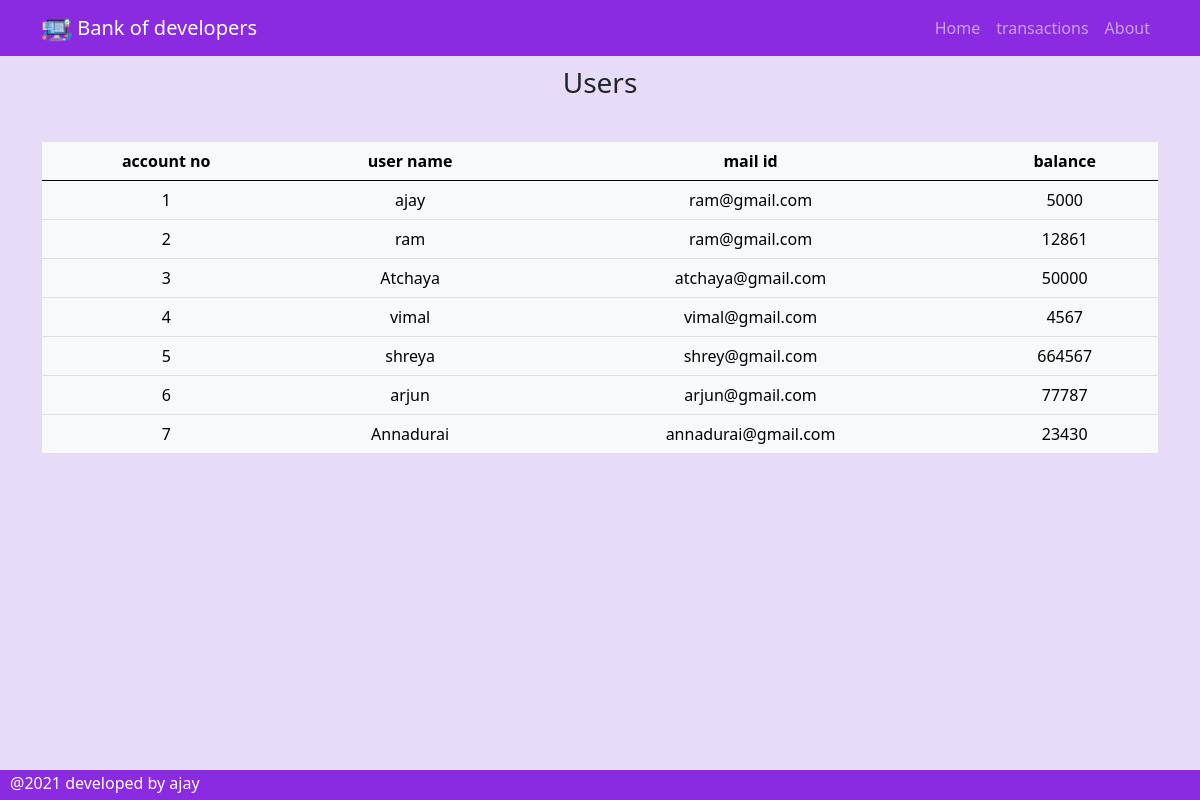
The page /user/ on the database its author committed.
### bank/models.py (models this page shows, shortened)
class account(models.Model):
    user_name = models.CharField(max_length=200)
    email_id=models.CharField(max_length=200,default="NULL")
    amount=models.IntegerField(default=0)

### bank/views.py (the view)
# urls.py: path('user/', views.user.as_view(), name='user'),
class user(generic.ListView):
    template_name='bank/user.html'
    context_object_name='account_list'
    def get_queryset(self):
        return account.objects.all()

### bank/templates/bank/user.html (shortened to what this page needs)
{% load static %}
<link rel="stylesheet" type="text/css" href="{% static 'bank/style.css' %}">
<!DOCTYPE html>
<html lang="en">
<head>
    <link href="https://cdn.jsdelivr.net/npm/bootstrap@5.0.0-beta2/dist/css/bootstrap.min.css" rel="stylesheet">
</head>
<body style="background-color: #e6dcf8;">
 <header>
    <nav class="navbar navbar-expand-md navbar-dark  colo">
        <div class="container">
            <a href="/" class="navbar-brand">
                <img src="{% static 'bank/images/logo.png' %}" alt="" width="30" height="24">
                Bank of developers</a>
            <div class="collapse navbar-collapse" id="myNavBar">
                <ul class="navbar-nav " style="margin-left: auto;">
                    <li class="nav-item" active>
                        <a href="/" class="nav-link">Home</a>
                    </li>
                    <li class="nav-item" active>
                        <a href="{% url 'bank:transactions' %}" class="nav-link">transactions</a>
                    </li>
                    <li class="nav-item" active>
                        <a href="{% url 'bank:about' %}" class="nav-link">About</a>
                    </li>
                </ul>
            </div>
        </div>
    </nav>
</header>
<div class="bg">
<h3 class="container  th">Users</h3>
<div class="container trans height-500">
    <div class="table-responsive">
        <br>
        <table class="table table-light  table-hover rounded text-center t">
            <thead class="thead-darkk">
                <tr>
                    <th>account no</th>
                    <th>user name</th>
                    <th>mail id</th>
                    <th>balance</th>
                </tr>
            </thead>
            <tbody >
                {% for account in account_list %}
                <tr >
                    <td>{{account.id}}</td>
                    <td>{{ account.user_name }}</td>
                    <td>{{ account.email_id}}</td>
                    <td>{{ account.amount }}</td>
                </tr>
                {% endfor %}
            </tbody>
        </table>
    </div>
</div>
</div>
<footer class="foo">
    <p style="margin-top:1px; margin-left: 10px; font-family: 'Segoe UI', Tahoma, Geneva, Verdana, sans-serif;">@2021 developed by ajay </p>
</footer>
</body>
</html>

### bank/static/bank/style.css (style rules this page uses)
body { background-color: #0c041d; }
.th { colors: #d3bbff; }
.colo { background-color: blueviolet; }
.th { padding: 10px; text-align: center; }
.foo { position: fixed; left: 0; bottom: 0; width: 100%; background-color: blueviolet; color: white; height: 30px; text-align: left; }
th { background-color: blueviolet; }
body, html { width: 100%; height: 100%; }

### rows shown on the page
account: id "1", user_name "ajay", email_id "ram@gmail.com", amount "5000"
account: id "2", user_name "ram", email_id "ram@gmail.com", amount "12861"
account: id "3", user_name "Atchaya", email_id "atchaya@gmail.com", amount "50000"
account: id "4", user_name "vimal", email_id "vimal@gmail.com", amount "4567"
account: id "5", user_name "shreya", email_id "shrey@gmail.com", amount "664567"
account: id "6", user_name "arjun", email_id "arjun@gmail.com", amount "77787"
account: id "7", user_name "Annadurai", email_id "annadurai@gmail.com", amount "23430"
